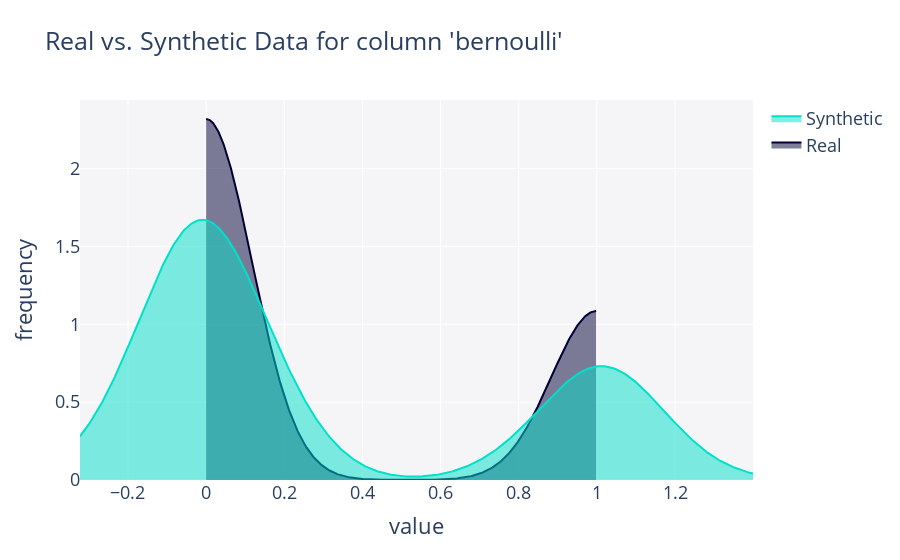
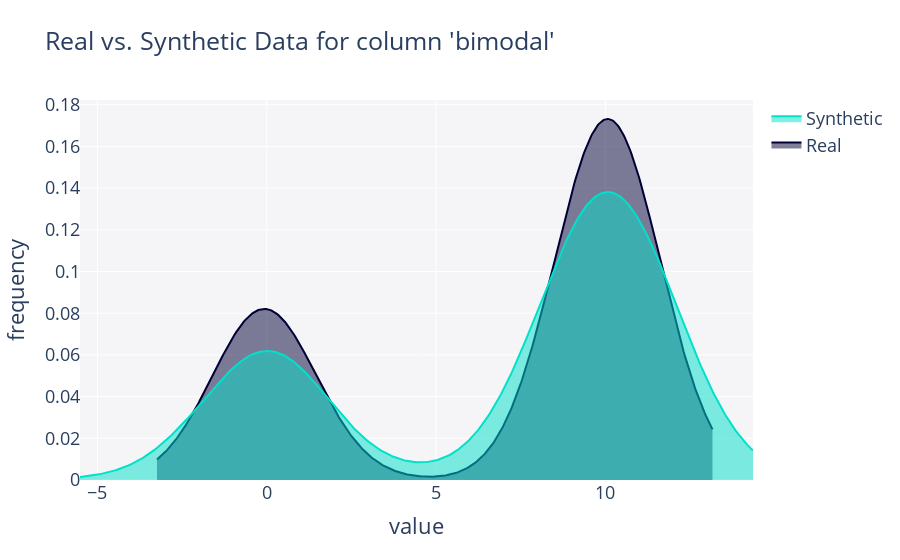
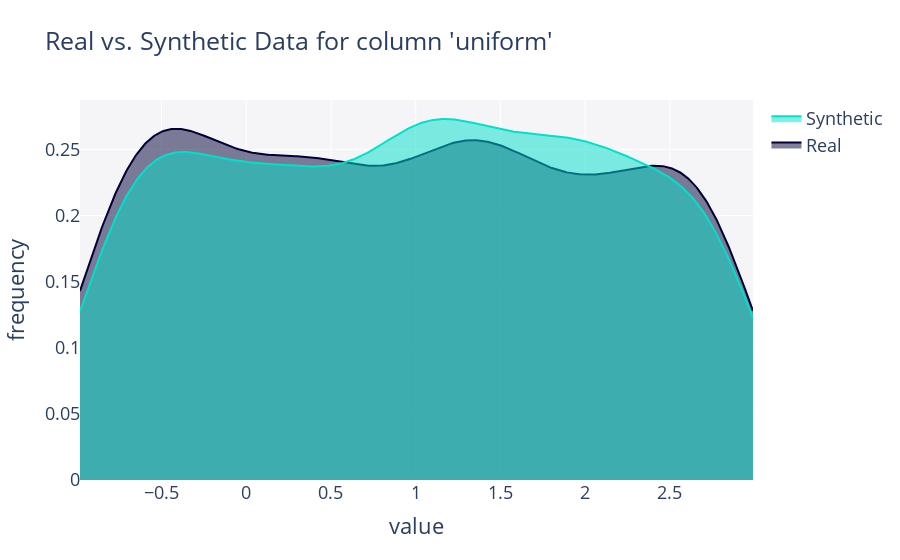
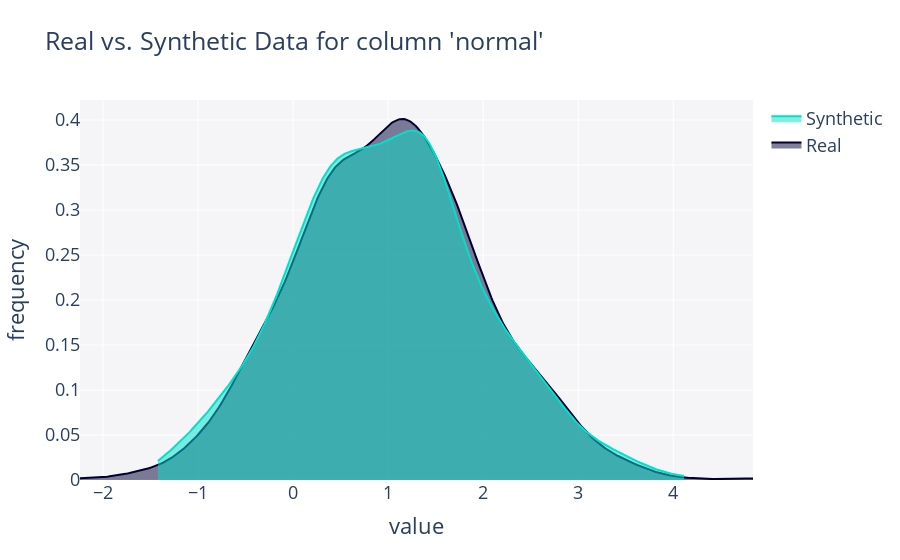

Notebook source saved alongside these figures, in order:
### Code cell
for column in data.columns:
    fig = compare_1d(data[column], synth_data[column])
    fig.show()

### Figure 1 — Plotly figure (JSON) as saved in the notebook; plotly's stock layout.template omitted (floating-point values rounded to 4 significant figures; data arrays with more than 128 entries replaced by an {"elided": "..."} marker saying what was removed)
{"data": [{"fill": "tozeroy", "hovertemplate": "<b>Real</b><br>Frequency: %{y}<extra></extra>", "legendgroup": "Real", "marker": {"color": "#000036"}, "mode": "lines", "name": "Real", "showlegend": true, "type": "scatter", "x": {"elided": "500 float values"}, "xaxis": "x", "y": {"elided": "500 float values"}, "yaxis": "y"}, {"fill": "tozeroy", "hovertemplate": "<b>Synthetic</b><br>Frequency: %{y}<extra></extra>", "legendgroup": "Synthetic", "marker": {"color": "#01E0C9"}, "mode": "lines", "name": "Synthetic", "showlegend": true, "type": "scatter", "x": {"elided": "500 float values"}, "xaxis": "x", "y": {"elided": "500 float values"}, "yaxis": "y"}], "layout": {"barmode": "overlay", "font": {"size": 18}, "hovermode": "closest", "legend": {"traceorder": "reversed"}, "plot_bgcolor": "#F5F5F8", "showlegend": true, "title": {"text": "Real vs. Synthetic Data for column 'bernoulli'"}, "xaxis": {"anchor": "y2", "domain": [0, 1], "title": {"text": "value"}, "zeroline": false}, "yaxis": {"anchor": "free", "domain": [0, 1], "position": 0, "title": {"text": "frequency"}}}}

### Figure 2 — Plotly figure (JSON) as saved in the notebook; plotly's stock layout.template omitted (floating-point values rounded to 4 significant figures; data arrays with more than 128 entries replaced by an {"elided": "..."} marker saying what was removed)
{"data": [{"fill": "tozeroy", "hovertemplate": "<b>Real</b><br>Frequency: %{y}<extra></extra>", "legendgroup": "Real", "marker": {"color": "#000036"}, "mode": "lines", "name": "Real", "showlegend": true, "type": "scatter", "x": {"elided": "500 float values"}, "xaxis": "x", "y": {"elided": "500 float values"}, "yaxis": "y"}, {"fill": "tozeroy", "hovertemplate": "<b>Synthetic</b><br>Frequency: %{y}<extra></extra>", "legendgroup": "Synthetic", "marker": {"color": "#01E0C9"}, "mode": "lines", "name": "Synthetic", "showlegend": true, "type": "scatter", "x": {"elided": "500 float values"}, "xaxis": "x", "y": {"elided": "500 float values"}, "yaxis": "y"}], "layout": {"barmode": "overlay", "font": {"size": 18}, "hovermode": "closest", "legend": {"traceorder": "reversed"}, "plot_bgcolor": "#F5F5F8", "showlegend": true, "title": {"text": "Real vs. Synthetic Data for column 'bimodal'"}, "xaxis": {"anchor": "y2", "domain": [0, 1], "title": {"text": "value"}, "zeroline": false}, "yaxis": {"anchor": "free", "domain": [0, 1], "position": 0, "title": {"text": "frequency"}}}}

### Figure 3 — Plotly figure (JSON) as saved in the notebook; plotly's stock layout.template omitted (floating-point values rounded to 4 significant figures; data arrays with more than 128 entries replaced by an {"elided": "..."} marker saying what was removed)
{"data": [{"fill": "tozeroy", "hovertemplate": "<b>Real</b><br>Frequency: %{y}<extra></extra>", "legendgroup": "Real", "marker": {"color": "#000036"}, "mode": "lines", "name": "Real", "showlegend": true, "type": "scatter", "x": {"elided": "500 float values"}, "xaxis": "x", "y": {"elided": "500 float values"}, "yaxis": "y"}, {"fill": "tozeroy", "hovertemplate": "<b>Synthetic</b><br>Frequency: %{y}<extra></extra>", "legendgroup": "Synthetic", "marker": {"color": "#01E0C9"}, "mode": "lines", "name": "Synthetic", "showlegend": true, "type": "scatter", "x": {"elided": "500 float values"}, "xaxis": "x", "y": {"elided": "500 float values"}, "yaxis": "y"}], "layout": {"barmode": "overlay", "font": {"size": 18}, "hovermode": "closest", "legend": {"traceorder": "reversed"}, "plot_bgcolor": "#F5F5F8", "showlegend": true, "title": {"text": "Real vs. Synthetic Data for column 'uniform'"}, "xaxis": {"anchor": "y2", "domain": [0, 1], "title": {"text": "value"}, "zeroline": false}, "yaxis": {"anchor": "free", "domain": [0, 1], "position": 0, "title": {"text": "frequency"}}}}

### Figure 4 — Plotly figure (JSON) as saved in the notebook; plotly's stock layout.template omitted (floating-point values rounded to 4 significant figures; data arrays with more than 128 entries replaced by an {"elided": "..."} marker saying what was removed)
{"data": [{"fill": "tozeroy", "hovertemplate": "<b>Real</b><br>Frequency: %{y}<extra></extra>", "legendgroup": "Real", "marker": {"color": "#000036"}, "mode": "lines", "name": "Real", "showlegend": true, "type": "scatter", "x": {"elided": "500 float values"}, "xaxis": "x", "y": {"elided": "500 float values"}, "yaxis": "y"}, {"fill": "tozeroy", "hovertemplate": "<b>Synthetic</b><br>Frequency: %{y}<extra></extra>", "legendgroup": "Synthetic", "marker": {"color": "#01E0C9"}, "mode": "lines", "name": "Synthetic", "showlegend": true, "type": "scatter", "x": {"elided": "500 float values"}, "xaxis": "x", "y": {"elided": "500 float values"}, "yaxis": "y"}], "layout": {"barmode": "overlay", "font": {"size": 18}, "hovermode": "closest", "legend": {"traceorder": "reversed"}, "plot_bgcolor": "#F5F5F8", "showlegend": true, "title": {"text": "Real vs. Synthetic Data for column 'normal'"}, "xaxis": {"anchor": "y2", "domain": [0, 1], "title": {"text": "value"}, "zeroline": false}, "yaxis": {"anchor": "free", "domain": [0, 1], "position": 0, "title": {"text": "frequency"}}}}
